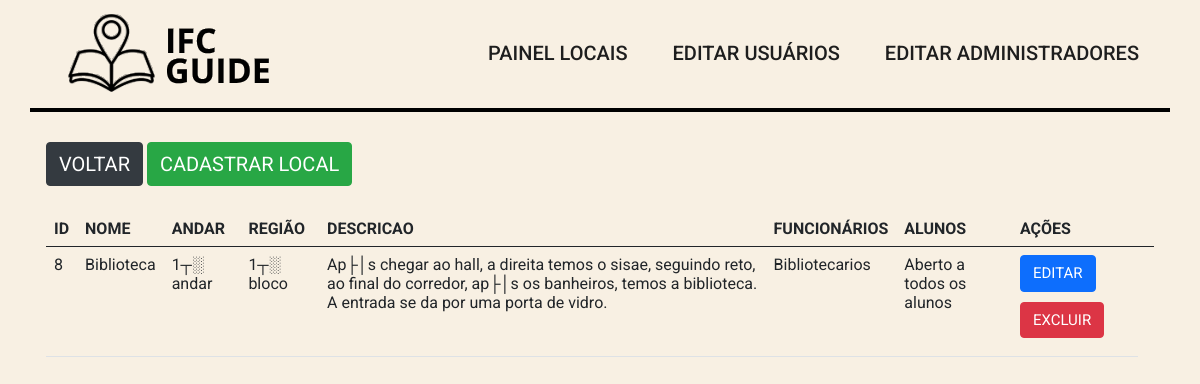
The page /views/painel-locais.php (signed in) on the database its author committed.
### tables this page shows
CREATE TABLE `locais` (
  `id` int(11) NOT NULL AUTO_INCREMENT,
  `descricaofisica` varchar(500) NOT NULL,
  `funcionarios` varchar(200) NOT NULL,
  `nome` varchar(45) NOT NULL,
  `funcao` varchar(100) NOT NULL,
  `idandar` int(11) NOT NULL,
  `bloco` varchar(20) NOT NULL,
  `alunos` varchar(200) NOT NULL,
  `rota` varchar(200) NOT NULL,
  PRIMARY KEY (`id`)
);

### php/getusers.php (called while the page is built, shortened)
<?php
require('../php/config.php');
$id = $_SESSION['id'];
if ($id) {
    $sql = $pdo->query("SELECT *, (select andar from andar where id = l.idandar limit 1) as andar FROM locais l ORDER BY l.nome ASC;");
    $sql->execute();
    if ($sql->rowCount() > 0) {
        $local = $sql->fetchAll(PDO::FETCH_ASSOC);
    };
};

### views/painel-locais.php (the view, shortened to what this page needs)
<?php
require('../php/config.php');
require('../php/getusers.php');
require('header.php');
?>
<!DOCTYPE html>
<html lang="pt-br">
<head>
    <link rel="stylesheet" href="../assets/css/main.css" />
</head>
<body>
    <div class="container">
        <div class="buttons-ares">
            <a class="back-button btn btn-dark" href="home.php">Voltar</a>
            <a class="back-button btn btn-success" href="cadastro-local.php">Cadastrar local</a>
        </div>
        <table class="table table-responsive table-hover ">
            <thead>
                <tr>
                    <th scope="col">id</th>
                    <th scope="col">Nome</th>
                    <th scope="col">Andar</th>
                    <th scope="col">Região</th>
                    <th scope="col">Descricao</th>
                    <th scope="col">Funcionários</th>
                    <th scope="col">Alunos</th>
                    <th scope="col">Ações</th>
                    <th scope="col"></th>
                </tr>
            </thead>
            <tbody>
                <?php if (isset($local)) {
                    foreach ($local as $item) : ?>
                        <tr>
                            <td><?php echo $item['id']; ?></td>
                            <td><?php echo $item['nome']; ?></td>
                            <td><?php echo $item['andar']; ?></td>
                            <td><?php echo $item['bloco']; ?></td>
                            <td><?php echo $item['descricaofisica']; ?></td>
                            <td><?php echo $item['funcionarios']; ?></td>
                            <td><?php echo $item['alunos']; ?></td>
                            <td>
                                <a class="table-button btn btn-primary" href="editar-local.php?id=<?= $item['id']; ?>">Editar</a>
                                <a class="table-button btn btn-danger" href="../php/admin-deletelocal.php?id=<?= $item['id']; ?>" onclick="return confirm('Tem certeza que deseja excluir?')">Excluir</a>
                            </td>
                        </tr>
            </tbody>
    <?php endforeach;
                }; ?>
        </table>
    </div>
</body>
</html>

### assets/css/config.css (style rules this page uses)
:root { --primary: #2f9e41; --secondary: #C90C0F; --tertiary: #1E1E1E; --tertiary-light: #1f1a2b; }

### assets/css/global.css (style rules this page uses)
body, html { font-family: "Roboto", sans-serif; box-sizing: border-box; margin: 0px; padding: 0px; background-color: #F8F0E3; }
.back-button { margin-bottom: 25px; font-size: 20px; text-transform: uppercase; }
.table-button { margin-bottom: 10px; font-size: 15px; text-transform: uppercase; }
table th { text-transform: uppercase; }

### rows shown on the page
locais: id "8", nome "Biblioteca", andar "1┬░ andar", bloco "1┬░ bloco", descricaofisica "Ap├│s chegar ao hall, a direita temos o sisae, seguindo reto, ao final do corredor, ap├│s os banheiros, temos a biblioteca. A entrada se da por uma porta de vidro.", funcionarios "Bibliotecarios", alunos "Aberto a todos os alunos"
